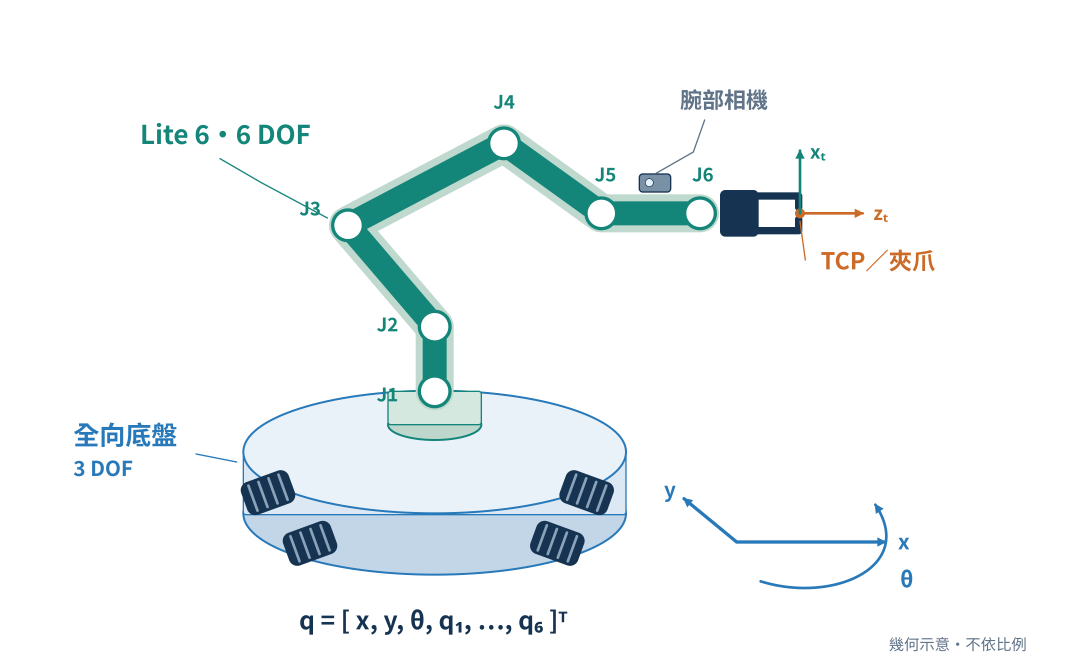
#> input picture 第五次進度報告素材/純示意圖/01_全身機器人與自由度.png, 3200 x 2000 px (shown at 1/3 size); the run also reads 1 picture not shown here
$ python build_fifth_standalone_diagrams.py
#> lines starting #> are read from the running program, lines starting #| are printed output that depends on the picture
### tools/build_fifth_progress_visuals.py
#!/usr/bin/env python3
"""Build editable vector figures and 4K PNGs for the fifth progress report."""
from pathlib import Path
from html import escape
import ctypes as C
from ctypes.util import find_library
import zipfile
from PIL import Image, ImageOps, ImageDraw, ImageFont

ROOT = Path(__file__).resolve().parents[1]
OUT = ROOT / '第五次進度報告素材' / '本次進度圖表'
W, H = 1920, 1080
NAVY, INK, MUTED = '#163451', '#23394D', '#607387'
BLUE, TEAL, ORANGE = '#2879B9', '#148579', '#CB6B27'
LIGHT, LINE = '#F3F7FB', '#DCE5EE'


class Figure:
    # [12 lines left out: function __init__, not called in this run]

    def rect(self, x, y, w, h, fill=LIGHT, stroke='none', radius=16):
        self.s.append(f'<rect x="{x}" y="{y}" width="{w}" height="{h}" rx="{radius}" fill="{fill}" stroke="{stroke}" stroke-width="2"/>')

    def text(self, x, y, value, size=28, color=INK, weight=400, anchor='start'):
        self.s.append(f'<text x="{x}" y="{y}" font-family="Noto Sans CJK TC, sans-serif" font-size="{size}" font-weight="{weight}" fill="{color}" text-anchor="{anchor}">{escape(str(value))}</text>')

    def lines(self, x, y, lines, size=28, color=INK, step=44, weight=400):
        for i, value in enumerate(lines):
            self.text(x, y + i * step, value, size, color, weight)

    def line(self, pts, color=BLUE, width=4, arrow=False, dashed=False):
        props = f' marker-end="url(#a{color[1:]})"' if arrow else ''
        props += ' stroke-dasharray="10 9"' if dashed else ''
        self.s.append(f'<polyline points="{" ".join(f"{x},{y}" for x,y in pts)}" fill="none" stroke="{color}" stroke-width="{width}" stroke-linecap="round" stroke-linejoin="round"{props}/>')

    def circle(self, x, y, r, fill='white', stroke=BLUE, width=3):
        self.s.append(f'<circle cx="{x}" cy="{y}" r="{r}" fill="{fill}" stroke="{stroke}" stroke-width="{width}"/>')

    # [38 lines left out: functions box, footer, table, save, not called in this run]


def bind(lib, name, args, result):
    f = getattr(lib, name)
    f.argtypes, f.restype = args, result
    return f


def render_files(svg, path):
    rsvg, cairo, gob = [C.CDLL(find_library(n)) for n in ('rsvg-2', 'cairo', 'gobject-2.0')]
    ptr, dbl, integer = C.c_void_p, C.c_double, C.c_int
    new = bind(rsvg, 'rsvg_handle_new_from_data', [C.c_char_p, C.c_size_t, ptr], ptr)
    class Rect(C.Structure):
        _fields_ = [(n, dbl) for n in ('x', 'y', 'width', 'height')]
    render = bind(rsvg, 'rsvg_handle_render_document', [ptr, ptr, C.POINTER(Rect), ptr], integer)
    png = bind(cairo, 'cairo_image_surface_create', [integer, integer, integer], ptr)
    pdf = bind(cairo, 'cairo_pdf_surface_create', [C.c_char_p, dbl, dbl], ptr)
    ctx_new = bind(cairo, 'cairo_create', [ptr], ptr)
    scale = bind(cairo, 'cairo_scale', [ptr, dbl, dbl], None)
    write = bind(cairo, 'cairo_surface_write_to_png', [ptr, C.c_char_p], integer)
    finish = bind(cairo, 'cairo_surface_finish', [ptr], None)
    status = bind(cairo, 'cairo_surface_status', [ptr], integer)
    destroy = bind(cairo, 'cairo_destroy', [ptr], None)
    destroy_s = bind(cairo, 'cairo_surface_destroy', [ptr], None)
    unref = bind(gob, 'g_object_unref', [ptr], None)
    data = svg.encode()
    handle = new(data, len(data), None)
    assert handle
    for fmt, factor in [('png', 2), ('pdf', .5)]:
        target = str(path.with_suffix('.'+fmt)).encode()
        surface = png(0, W*2, H*2) if fmt=='png' else pdf(target, W/2, H/2)
        ctx = ctx_new(surface)
        scale(ctx, factor, factor)
        assert render(handle, ctx, C.byref(Rect(0, 0, W, H)), None)
        if fmt == 'png':
            assert write(surface, target) == 0
        finish(surface)
        assert status(surface) == 0
        destroy(ctx)
        destroy_s(surface)
    unref(handle)


# [195 lines left out: functions model, safety, control, platforms, results, isaac_table and 1 more, not called in this run]


# [3 lines that do not run on import are left out]

### tools/build_fifth_standalone_diagrams.py
#!/usr/bin/env python3
"""Standalone annotated diagrams, without slide headings, prose or results."""
from pathlib import Path
from html import escape
import math
import zipfile
from PIL import Image, ImageDraw, ImageFont
import build_fifth_progress_visuals as base

ROOT = Path(__file__).resolve().parents[1]
OUT = ROOT / '第五次進度報告素材' / '純示意圖'
BLUE, TEAL, ORANGE = base.BLUE, base.TEAL, base.ORANGE
INK, MUTED, NAVY, LINE = base.INK, base.MUTED, base.NAVY, base.LINE


class Diagram(base.Figure):
    def __init__(self, title, w=1600, h=1000):
        self.w,self.h = w,h
        self.s=[f'<svg xmlns="http://www.w3.org/2000/svg" width="{w}" height="{h}" viewBox="0 0 {w} {h}">',f'<title>{escape(title)}</title>','<defs>']
        for color in (BLUE,TEAL,ORANGE,MUTED):
            self.s.append(f'<marker id="a{color[1:]}" markerWidth="14" markerHeight="14" refX="12" refY="7" orient="auto" markerUnits="userSpaceOnUse"><path d="M0 0 L14 7 L0 14 Z" fill="{color}"/></marker>')
        self.s.append('</defs>')

    def label(self,x,y,txt,size=34,color=INK,anchor='start'):
        self.text(x,y,txt,size,color,600,anchor)

    def ellipse(self,x,y,rx,ry,fill,stroke=BLUE,width=3):
        self.s.append(f'<ellipse cx="{x}" cy="{y}" rx="{rx}" ry="{ry}" fill="{fill}" stroke="{stroke}" stroke-width="{width}"/>')

    def path(self,d,color=BLUE,width=4,dashed=False,arrow=False):
        opts=' stroke-dasharray="12 10"' if dashed else ''
        if arrow:opts+=f' marker-end="url(#a{color[1:]})"'
        self.s.append(f'<path d="{d}" fill="none" stroke="{color}" stroke-width="{width}" stroke-linecap="round" stroke-linejoin="round"{opts}/>')

    def node(self,x,y,w,h,label,color=BLUE,small=None):
        self.rect(x,y,w,h,'#F2F7FB' if color==BLUE else '#EFF8F5',color,18)
        self.text(x+w/2,y+h/2+(12 if small is None else -10),label,33,color,700,'middle')
        if small:self.text(x+w/2,y+h/2+37,small,26,MUTED,400,'middle')

    def save(self,name):
        svg='\n'.join(self.s+['</svg>'])
        p=OUT/name
        p.with_suffix('.svg').write_text(svg)
        base.W,base.H=self.w,self.h
        base.render_files(svg,p)
        with Image.open(p.with_suffix('.png')) as src:
            white=Image.new('RGBA',src.size,'white')
            white.alpha_composite(src.convert('RGBA'))
            white.convert('RGB').save(OUT/(name+'_白底.png'))
        return p


def robot():
    f=Diagram('底盤與六軸手臂的全身運動學示意')
    # Chassis in schematic oblique projection.
    f.ellipse(652,770,287,92,'#C2D6E8')
    f.rect(365,678,574,94,'#DCE9F4',BLUE,4)
    f.ellipse(652,678,287,92,'#EAF2F9')
    for x,y,angle in [(402,739,-20),(880,739,20),(465,815,-20),(836,815,20)]:
        f.s.append(f'<g transform="translate({x} {y}) rotate({angle})">')
        f.rect(-38,-26,76,52,NAVY,'none',13)
        for dx in [-24,-8,8,24]: f.line([(dx,-20),(dx,20)],'#8BA3BA',4)
        f.s.append('</g>')
    f.ellipse(652,637,70,23,'#BDD7CD',TEAL)
    f.rect(582,587,140,50,'#D5E8E0',TEAL,4)
    joints=[(652,587),(652,490),(522,338),(756,215),(902,320),(1050,320)]
    f.line(joints,'#BFD9CE',57)
    f.line(joints,TEAL,36)
    for i,(x,y) in enumerate(joints):
        f.circle(x,y,23,'white',TEAL,5)
        offsets=[(-87,15),(-87,7),(-73,-15),(-16,-52),(-10,-48),(-12,-48)]
        dx,dy=offsets[i]
        f.label(x+dx,y+dy,'J'+str(i+1),28,TEAL)
    f.rect(1080,285,58,70,NAVY,radius=8)
    f.line([(1138,294),(1198,294),(1198,311)],NAVY,11)
    f.line([(1138,346),(1198,346),(1198,329)],NAVY,11)
    f.circle(1200,320,7,ORANGE,ORANGE,1)
    f.line([(1200,320),(1294,320)],ORANGE,4,True)
    f.line([(1200,320),(1200,226)],TEAL,4,True)
    f.label(1310,330,'zₜ',28,ORANGE)
    f.label(1215,238,'xₜ',28,TEAL)
    f.label(1231,404,'TCP／夾爪',35,ORANGE)
    f.line([(1208,390),(1200,332)],ORANGE,2)
    f.rect(959,261,47,27,'#7990A5',NAVY,5)
    f.circle(974,274,6,'#E3F1FC',NAVY,1)
    f.label(1020,162,'腕部相機',33,MUTED)
    f.line([(1057,180),(1040,228),(984,260)],MUTED,2)
    f.label(210,216,'Lite 6・6 DOF',39,TEAL)
    f.line([(330,238),(392,274),(491,327)],TEAL,2)
    f.label(110,667,'全向底盤',39,BLUE)
    f.label(110,714,'3 DOF',31,BLUE)
    f.line([(294,681),(355,693)],BLUE,2)
    f.line([(1105,813),(1328,813)],BLUE,5,True)
    f.line([(1105,813),(1026,748)],BLUE,5,True)
    f.label(1347,824,'x',31,BLUE)
    f.label(996,746,'y',31,BLUE)
    f.path('M 1141 872 C 1250 906 1375 850 1313 757',BLUE,4,arrow=True)
    f.label(1350,881,'θ',33,BLUE)
    f.label(650,944,'q = [ x, y, θ, q₁, …, q₆ ]ᵀ',37,NAVY,'middle')
    f.text(1540,975,'幾何示意・不依比例',23,MUTED,anchor='end')
    return f.save('01_全身機器人與自由度')
#> in save, src is the input picture: PIL image 3200x2000 RGBA; mean R, G, B, A 21.2, 25.9, 27.1, 34.8


def clearance():
    f=Diagram('連桿表面取樣與障礙距離',1600,900)
    f.rect(1200,110,275,648,'#FBEADC',ORANGE,8)
    f.label(1337,817,'障礙物表面',36,ORANGE,'middle')
    f.line([(1100,100),(1100,758)],ORANGE,3,dashed=True)
    f.label(1113,66,'安全餘裕',31,ORANGE)
    f.line([(1100,91),(1200,91)],ORANGE,3)
    for x in [1100,1200]: f.line([(x,83),(x,99)],ORANGE,3)
    f.s.append('<g transform="translate(195 571) rotate(-26)">')
    f.rect(0,-80,610,160,'#DFEEE8',TEAL,80)
    for x,y in [(35,-65),(98,-80),(163,-80),(228,-80),(293,-80),(358,-80),(423,-80),(488,-80),(553,-64),(600,-32),(610,0),(600,32),(553,64),(488,80),(423,80),(358,80),(293,80),(228,80),(163,80),(98,80),(35,65),(6,30),(0,0),(6,-30)]:
        f.circle(x,y,7,TEAL,TEAL,1)
    f.s.append('</g>')
    f.circle(253,542,29,'white',TEAL,5)
    # Selected surface sample; distance to the planar obstacle is normal.
    px,py=745,304
    f.circle(px,py,12,ORANGE,ORANGE,2)
    f.line([(px+18,py),(1190,py)],ORANGE,5,True)
    f.label(960,267,'dᵢ',42,ORANGE,'middle')
    f.label(869,344,'法向 nᵢ',30,ORANGE)
    f.line([(px,py-20),(px,145)],BLUE,5,True)
    f.label(584,139,'切向速度',32,BLUE)
    f.line([(px+10,py+12),(941,437)],TEAL,5,True)
    f.label(929,487,'表面點速度 Jᵢν',31,TEAL,'middle')
    f.label(154,764,'連桿表面取樣點',36,TEAL)
    f.line([(352,735),(403,663),(441,540)],TEAL,2)
    f.label(713,586,'表面點 pᵢ',34,ORANGE)
    f.line([(793,554),(814,518),(749,321)],ORANGE,2)
    f.text(1540,867,'幾何示意・不依比例',23,MUTED,anchor='end')
    return f.save('02_連桿表面距離與速度')
#> call 2 of save, with name = '02_連桿表面距離與速度'
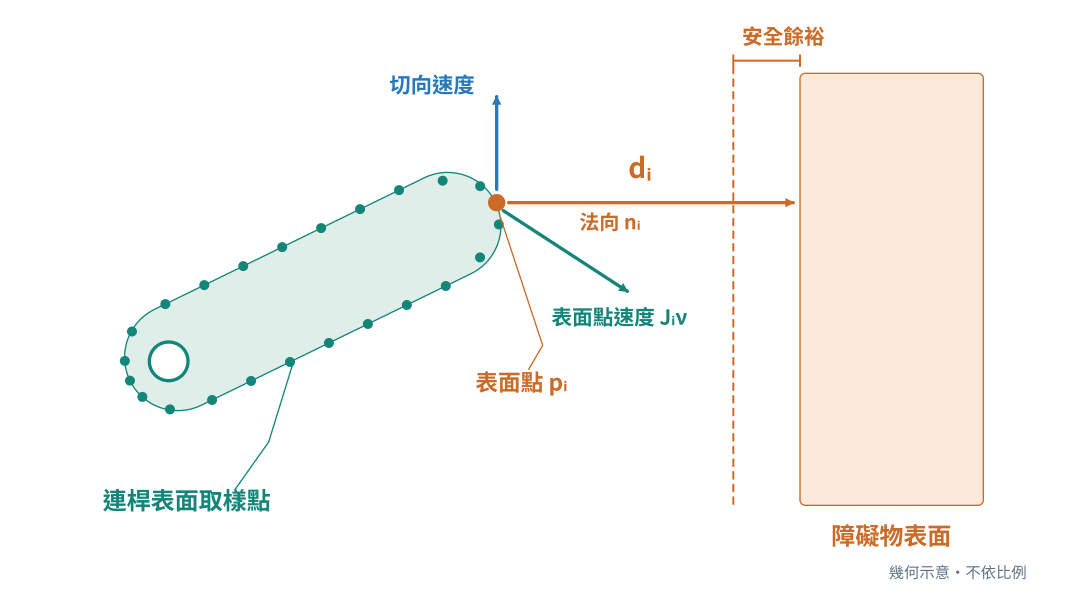
#> input picture 第五次進度報告素材/純示意圖/02_連桿表面距離與速度.png, 3200 x 1800 px (shown at 1/3 size)
#> in save, src is the input picture: PIL image 3200x1800 RGBA; mean R, G, B, A 47.4, 46.5, 43.6, 53.2


def self_filter():
    f=Diagram('LiDAR 動態自體濾波示意',1700,900)
    for cx,after in [(390,False),(1300,True)]:
        cy=685
        f.label(cx,85,'濾波後' if after else '濾波前',40,TEAL if after else BLUE,'middle')
        f.line([(cx-270,177),(cx+270,177)],ORANGE,16)
        f.label(cx,139,'外部牆面',32,ORANGE,'middle')
        f.circle(cx,cy,89,'#EAF2F9',BLUE,4)
        # Return geometry is constructed by ray intersections with a cross-section.
        armx,army,r=cx+55,405,79
        a0=math.atan2(army-cy,armx-cx)
        spread=math.asin(r/math.hypot(armx-cx,army-cy))
        if after:
            aa,bb=a0-spread,a0+spread
            ya=177
            xa=cx+(ya-cy)/math.sin(aa)*math.cos(aa)
            xb=cx+(ya-cy)/math.sin(bb)*math.cos(bb)
            f.s.append(f'<path d="M{cx} {cy} L{xa} {ya} L{xb} {ya} Z" fill="#E7EBEF" opacity="0.8"/>')
        for k in range(23):
            a=math.radians(-118+k*2.55)
            dx,dy=math.cos(a),math.sin(a)
            ox,oy=cx-armx,cy-army
            b=2*(ox*dx+oy*dy)
            disc=b*b-4*(ox*ox+oy*oy-r*r)
            t=(-b-math.sqrt(disc))/2 if disc>=0 else -1
            hit=t>0
            if hit:
                xx,yy=cx+t*dx,cy+t*dy
                f.line([(cx,cy),(xx,yy)],'#C4D4E2',1.7)
                if not after:f.circle(xx,yy,6,ORANGE,ORANGE,1)
            else:
                t=(177-cy)/dy
                xx=cx+t*dx
                f.line([(cx,cy),(xx,177)],'#B4C9DB',1.7)
                f.circle(xx,177,6,BLUE,BLUE,1)
        f.circle(armx,army,r,'#D8EADF',TEAL,4)
        f.label(cx-272,354,'手臂截面',31,TEAL)
        f.line([(cx-123,363),(armx-r-8,army-28)],TEAL,2)
        f.circle(cx,cy,13,BLUE,BLUE,1)
        f.label(cx,820,'2D LiDAR',34,BLUE,'middle')
        if after:
            f.label(cx+149,503,'自體回波移除',28,TEAL)
            f.line([(cx+174,477),(armx+79,army+28)],TEAL,2)
            f.label(cx+155,260,'遮擋盲區',29,MUTED)
        else:
            f.label(cx+144,509,'自體回波',29,ORANGE)
            f.line([(cx+165,479),(armx+52,army+61)],ORANGE,2)
    f.line([(775,470),(912,470)],TEAL,5,True)
    f.label(847,414,'姿態＋幾何',27,TEAL,'middle')
    f.text(1630,874,'俯視示意・不依比例',23,MUTED,anchor='end')
    return f.save('03_LiDAR自體濾波')
#> call 3 of save, with name = '03_LiDAR自體濾波'
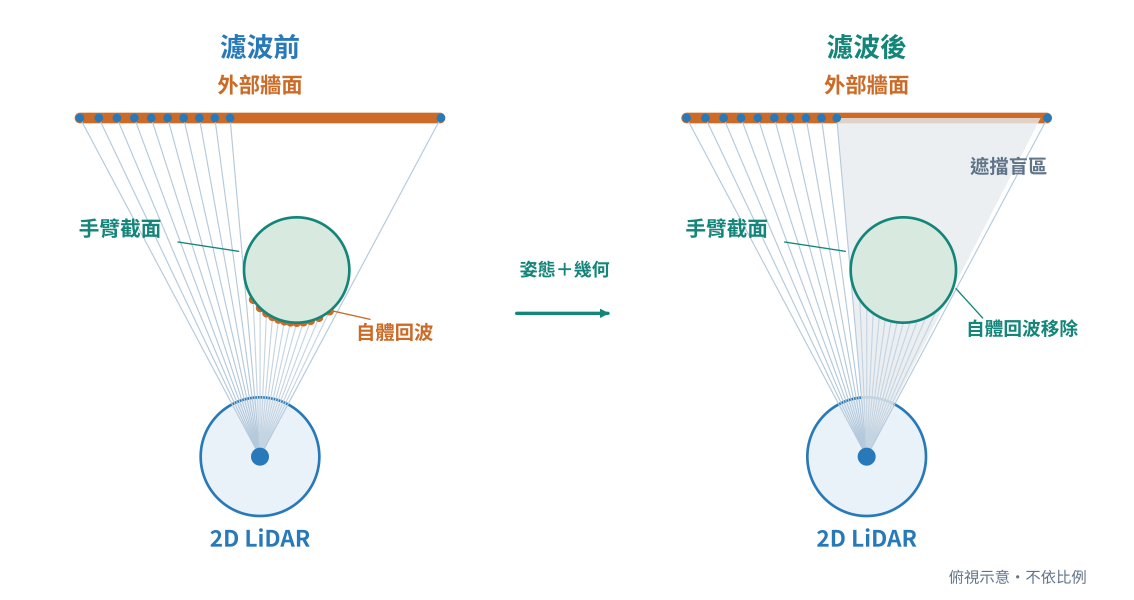
#> input picture 第五次進度報告素材/純示意圖/03_LiDAR自體濾波.png, 3400 x 1800 px (shown at 1/3 size)
#> in save, src is the input picture: PIL image 3400x1800 RGBA; mean R, G, B, A 26.6, 28.7, 28.7, 32.7


def qp():
    f=Diagram('分離式控制與整合式全身 QP',1800,920)
    f.label(80,100,'分離式架構',36,BLUE)
    f.label(80,514,'整合式架構',36,TEAL)
    # All text labels name nodes or signals; no explanatory paragraph.
    for x,w,txt,small in [(80,280,'末端任務','位置＋姿態'),(437,365,'任務速度解算',None),(879,335,'安全濾波',None),(1291,429,'底盤＋手臂',None)]:
        f.node(x,154,w,132,txt,BLUE,small)
    for a,b in [(360,437),(802,879),(1214,1291)]: f.line([(a+9,220),(b-13,220)],BLUE,4,True)
    f.path('M 1505 301 V 366 H 610 V 303',MUTED,3,arrow=True)
    f.label(1080,405,'狀態回授',28,MUTED,'middle')
    f.node(879,34,335,79,'安全限制',ORANGE)
    f.line([(1046,120),(1046,140)],ORANGE,3,True)
    f.node(80,601,280,132,'末端任務',TEAL,'位置＋姿態')
    f.node(437,601,365,132,'全身 QP',TEAL,'底盤＋手臂共同求解')
    f.node(879,601,335,132,'下游安全濾波',TEAL)
    f.node(1291,601,429,132,'底盤＋手臂',TEAL)
    for a,b in [(360,437),(802,879),(1214,1291)]: f.line([(a+9,667),(b-13,667)],TEAL,4,True)
    f.node(390,450,460,93,'安全與運動限制',ORANGE)
    f.line([(620,550),(620,587)],ORANGE,3,True)
    f.path('M 1505 748 V 834 H 620 V 750',MUTED,3,arrow=True)
    f.label(1080,882,'狀態回授',28,MUTED,'middle')
    return f.save('04_全身QP控制架構')
#> call 4 of save, with name = '04_全身QP控制架構'
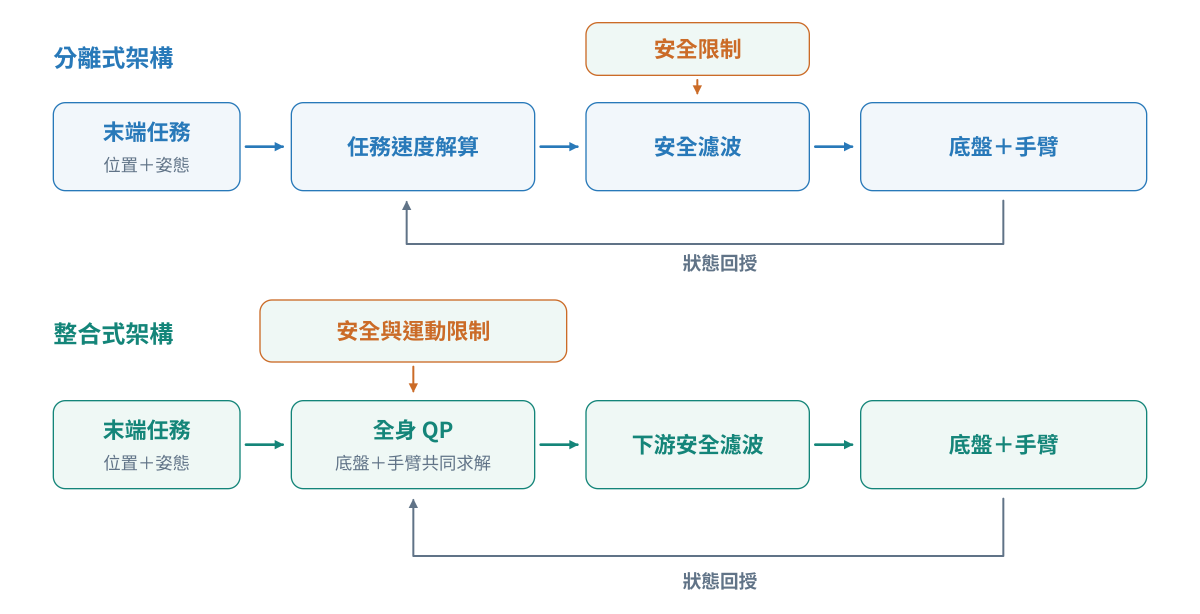
#> input picture 第五次進度報告素材/純示意圖/04_全身QP控制架構.png, 3600 x 1840 px (shown at 1/3 size)
#> in save, src is the input picture: PIL image 3600x1840 RGBA; mean R, G, B, A 61.1, 64.9, 65.3, 71.6


def pregrasp():
    f=Diagram('底盤與手臂協同預抓取的任務幾何示意',1600,1050)
    # World coordinates from the known static task; path is illustrative.
    sc=645
    def xy(x,y):return (700+x*sc,570-y*sc)
    def world_box(x,y,w,h,col):
        xx,yy=xy(x-w/2,y+h/2)
        f.rect(xx,yy,w*sc,h*sc,col,ORANGE,6)
    world_box(.74,0,.40,1.,'#FBEADC')
    world_box(-.225,-.320,.16,.20,'#FBEADC')
    f.label(1390,573,'目標物',35,ORANGE)
    f.label(511,946,'底盤障礙物',33,ORANGE)
    f.line([(620,906),(591,850)],ORANGE,2)
    sx,sy=xy(-.70,0)
    ex,ey=xy(-.15,.20)
    r=.3*sc
    f.s.append(f'<circle cx="{sx}" cy="{sy}" r="{r}" fill="#F4F7FA" stroke="{MUTED}" stroke-width="3" stroke-dasharray="12 10"/>')
    f.circle(sx,sy,7,MUTED,MUTED,1)
    f.label(sx,842,'起始底盤',33,MUTED,'middle')
    f.path(f'M {sx} {sy} C {sx+25} {sy-186} {ex-155} {ey-139} {ex-15} {ey-22}',BLUE,5,dashed=True,arrow=True)
    f.label(225,213,'底盤移動',34,BLUE)
    f.circle(ex,ey,r,'#E7F0F8',BLUE,4)
    for a in [0,90,180,270]:
        xx=ex+r*.96*math.cos(math.radians(a))
        yy=ey+r*.96*math.sin(math.radians(a))
        f.s.append(f'<g transform="translate({xx} {yy}) rotate({a})">')
        f.rect(-20,-33,40,66,NAVY,radius=9)
        f.s.append('</g>')
    tx,ty=xy(.30,0)
    arm=[(ex+55,ey),(ex+100,ey-73),(ex+208,ey-22),(tx-49,ty)]
    f.line(arm,'#BFD9CE',32)
    f.line(arm,TEAL,22)
    for x,y in arm:f.circle(x,y,13,'white',TEAL,3)
    f.line([(tx-37,ty-20),(tx+3,ty-20)],NAVY,7)
    f.line([(tx-37,ty+20),(tx+3,ty+20)],NAVY,7)
    f.circle(tx,ty,8,ORANGE,ORANGE,1)
    f.line([(tx+9,ty),(tx+93,ty)],ORANGE,4,True)
    f.label(1030,693,'預抓取 TCP',33,ORANGE,'middle')
    f.line([(980,663),(tx+10,ty+32)],ORANGE,2)
    f.label(620,172,'手臂構形調整',34,TEAL)
    f.line([(767,198),(786,264),(arm[2][0],arm[2][1]-20)],TEAL,2)
    f.label(887,806,'預抓取距離',31,ORANGE)
    surface_x,_=xy(.54,0)
    f.line([(tx,736),(surface_x,736)],ORANGE,3)
    for xx in [tx,surface_x]:f.line([(xx,724),(xx,748)],ORANGE,3)
    f.label(616,88,'可行底盤位姿',34,BLUE,'middle')
    f.line([(616,112),(616,ey-r-15)],BLUE,2)
    f.line([(1390,896),(1490,896)],BLUE,3,True)
    f.line([(1390,896),(1390,805)],BLUE,3,True)
    f.label(1504,906,'x',27,BLUE)
    f.label(1375,787,'y',27,BLUE)
    f.text(1540,1013,'俯視任務示意・虛線非實測軌跡',23,MUTED,anchor='end')
    return f.save('05_底盤手臂協同預抓取')
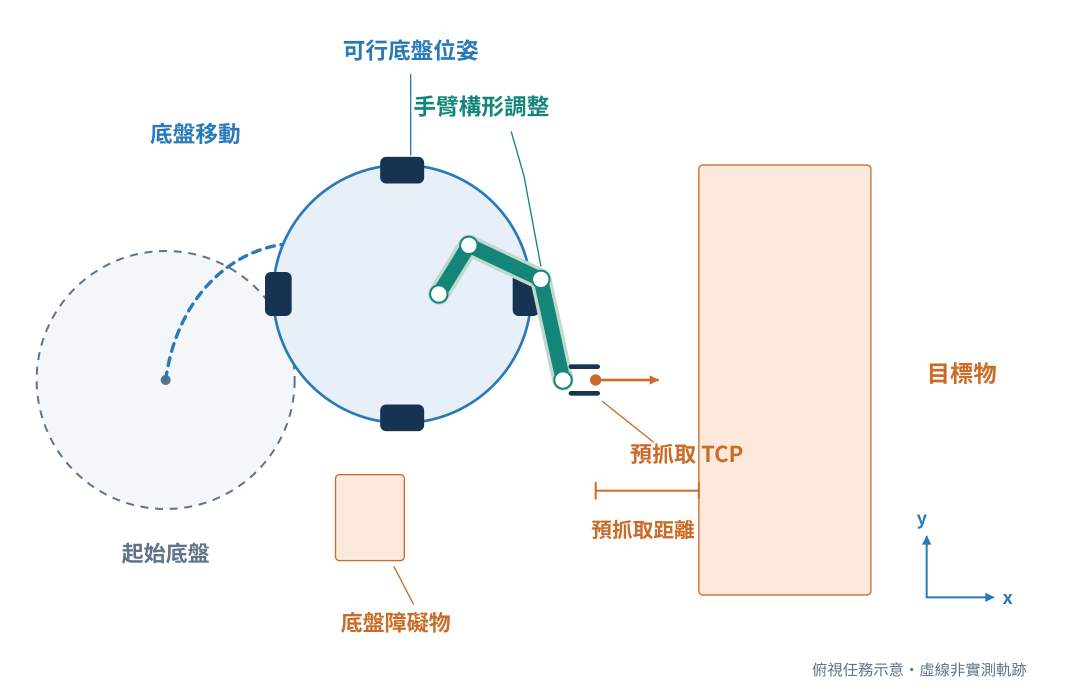
#> input picture 第五次進度報告素材/純示意圖/05_底盤手臂協同預抓取.png, 3200 x 2100 px (shown at 1/3 size)
#> in save, src is the input picture: PIL image 3200x2100 RGBA; mean R, G, B, A 61, 60.7, 59.8, 68.8
#> (the rest of the program and of its run is left out)
